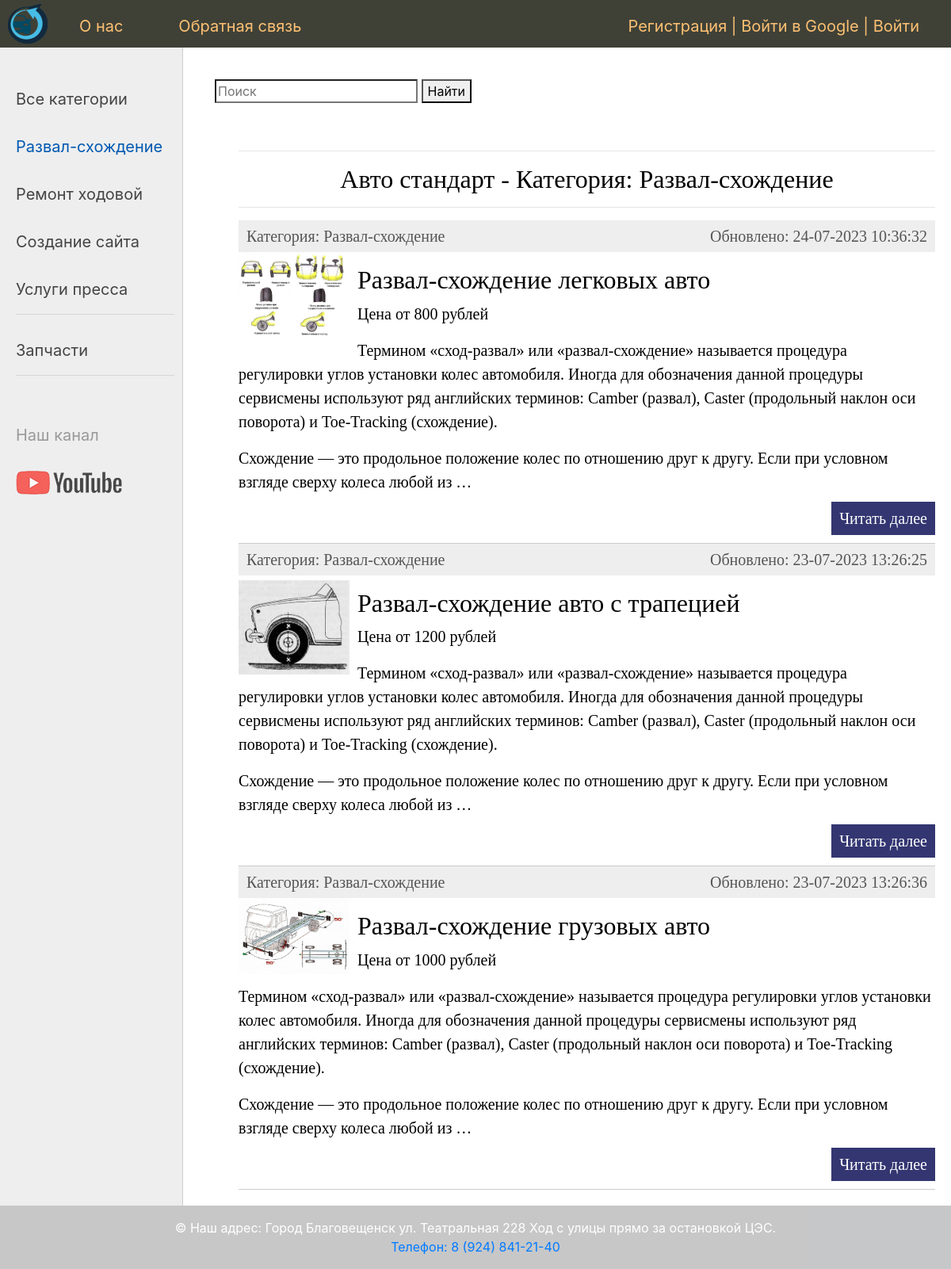
/category/razval-shozhdenie/, run on the app's committed database.
### avto_tochka/models.py (models this page shows, shortened)
class Category(models.Model):
    name = models.CharField(max_length=100, db_index=True, verbose_name='Категории услуг')
    slug = models.SlugField(max_length=255, unique=True, db_index=True, verbose_name='URL')
    def __str__(self):
        return self.name
    def get_absolute_url(self):
        return reverse('category', kwargs={'cat_slug': self.slug})
    class Meta:
        verbose_name = 'Категории услуг'
        verbose_name_plural = 'Категории услуг'

class Service(models.Model):
    title = models.CharField(max_length=255, verbose_name='Заголовок')
    slug = models.SlugField(max_length=255, unique=True, db_index=True, verbose_name='URL')
    price = models.SmallIntegerField(default=0, verbose_name='Цена')
    content = models.TextField(blank=False, verbose_name='Описание')  # Пустое = False
    photo = models.ImageField(upload_to="photos/%Y/%m/%d/", verbose_name='Фото')  # Загрузить в "photos/%Y/%m/%d/"
    time_create = models.DateTimeField(auto_now_add=True, verbose_name='Дата создания')
    time_update = models.DateTimeField(auto_now=True, verbose_name='Дата обновления')
    is_published = models.BooleanField(default=True, verbose_name='Обпуликовать')
    cat = models.ForeignKey('Category', on_delete=models.PROTECT, verbose_name='Категория')  # (cat)_id автоматом добавится
    def get_absolute_url(self):
        return reverse('service', kwargs={'service_slug': self.slug})
    class Meta:
        verbose_name = 'Услуги'
        verbose_name_plural = 'Услуги'
        ordering = ['id']

### avto_tochka/views.py (the view)
# urls.py: path('category/<slug:cat_slug>/', ServiceCategory.as_view(), name='category'),
class ServiceCategory(DataMixin, ListView):
    model = Service
    template_name = 'avto_tochka/list_services.html'
    context_object_name = 'posts'
    allow_empty = False
    def get_queryset(self):
        return Service.objects.filter(cat__slug=self.kwargs['cat_slug'], is_published=True).select_related('cat')
    def get_context_data(self, *, object_list=None, **kwargs):
        context = super().get_context_data(**kwargs)
        c = Category.objects.get(slug=self.kwargs['cat_slug'])
        c_def = self.get_user_context(title='Категория - ' + str(c.name),
                                      cat_selected=c.pk)
        return dict(list(context.items()) + list(c_def.items()))

### avto_tochka/templatetags/avto_tochka_tags.py (called while the page is built)
@register.simple_tag(name='getcat_tag')
def get_categories(filter):
        return Category.objects.filter(pk=filter)[0]

### avto_tochka/utils.py (called while the page is built)
    def get_user_context(self, **kwargs):
        context = kwargs
        cats = Category.objects.annotate(Count('service'))
        user_menu = menu.copy()
        if not self.request.user.is_superuser:
            user_menu.pop(2)
        context['menu'] = user_menu
        context['cats'] = cats  # tag для html
        if 'cat_selected' not in context:
            context['cat_selected'] = 0
        return context

### avto_tochka/templates/avto_tochka/list_services.html (shortened to what this page needs)
{% extends 'avto_tochka/base.html' %}
{% load avto_tochka_tags %}
{% block content %}
<hr>
    <h1 align="center">Авто стандарт - Категория: {% getcat_tag filter=cat_selected  %}</h1>
<hr>
<ul class="list-articles">
    {% for p in posts %}
    <li>
        <div class="article-panel">
        <p class="first">Категория: {{p.cat}}</p>
        <p class="last">Обновлено: {{p.time_update|date:"d-m-Y H:i:s"}}</p>
        </div>
        {% if p.photo %}
            <p><img class="img-article-left thumb" src="{{p.photo.url}}"></p>
        {% endif %}
        <h2>{{p.title}}</h2>
        <p>Цена от {{p.price}} рублей </p>
        {% autoescape on %}
        {{p.content|linebreaks|truncatewords:50}}
        {% endautoescape %}
        <p class="link-read-post"><a href="{{ p.get_absolute_url }}">Читать далее</a></p>
    </li>
	{% endfor %}
</ul>
{% endblock %}

### avto_tochka/templates/avto_tochka/base.html (shortened to what this page needs)
{% load static account socialaccount %}
{% load avto_tochka_tags %}
<!DOCTYPE html>
<html lang="ru">
<head>
		<link type="text/css" href="{% static 'avto_tochka/css/styles.css' %}" rel="stylesheet" />
</head>
<body>
<table class="table-page" border=0 cellpadding="0" cellspacing="0">
<tr><td valign=top>
{% block mainmenu %}
		<div class="header">
			<ul id="mainmenu" class="mainmenu">
			<li class="logo"><a href="{% url 'main' %}"><div class="logo"></div></a></li>
			{% for m in menu %}
			<li><a href="{% url m.url_name %}">{{m.title}}</a></li>
			{% endfor %}
			{% if request.user.is_authenticated %}
				<li class="last">Пользователь {{user.username}} | <a  href="{% url 'logout' %}">Выйти</a></li>
			{% else %}
				<li class="last"><a href="{% url 'register' %}">Регистрация</a> |
					<a href="{% provider_login_url 'google' %}">Войти в Google</a> |
					<a href="{% url 'login' %}">Войти</a></li>
			{% endif %}
			</ul>
		</div>
{% endblock mainmenu %}
<table class="table-content" border=0 cellpadding="0" cellspacing="0">
<tr>
<td valign="top" class="left-chapters">
	<ul id="leftchapters">
		{% if cat_selected == 0 %}
		<li class="selected">Все категории</li>
		{% else %}
				<li><a href="{% url 'main' %}">Все категории</a></li>
		{% endif %}
		{% for c in cats %}
			{% if c.service__count > 0 %}
				{% if c.pk == cat_selected %}
					<li class="selected">{{c.name}}</li>
				{% else %}
					<li><a href="{{ c.get_absolute_url }}">{{c.name}}</a></li>
				{% endif %}
			{% endif %}
		{% endfor %}
		<hr>
		<li><a  href="{% url 'car_brands' %}">Запчасти</a></li>
		<hr>
		<li class="share">
		<p>Наш канал</p>
		<a class="share-yt" href="https://www.youtube.com/@autoplustv" target="_blank" rel="nofollow"></a>
		</li>
	</ul>
</td>
<td valign="top" class="content">
	{% block breadcrumbs %}
				<form action="{% url 'search' %}" method="get">
				<input type="search" type="text" name="q" placeholder="Поиск">
				<button type="submit">Найти</button>
				</form>
	{% endblock %}
	<div class="content-text">
{% block content %}
{% endblock %}
		<link rel="stylesheet" href="https://cdn.jsdelivr.net/npm/bootstrap@4.0.0/dist/css/bootstrap.min.css">
	</div>
</td></tr></table>
</td></tr>
<tr><td valign=top>
	<footer class="bg-light text-center text-white">
  <div class="text-center p-3" style="background-color: rgba(0, 0, 0, 0.2);">
    <a class="text-white" > &copy;  Наш адрес: Город Благовещенск ул. Театральная 228 Ход с улицы прямо за остановкой ЦЭС. </a>
    <div class=phone><a href="tel:+79248412140">Телефон: 8 (924) 841-21-40</a></div>
  </div>
</footer>
</td></tr></table>
</body>
</html>

### avto_tochka/static/avto_tochka/css/styles.css (style rules this page uses)
html, body { font-family: 'Arial'; margin: 0; padding: 0; height: 100%; width: 100%; color: #444; }
a { color: #0059b2; text-decoration: none; }
img { max-width: 600px; height: auto; }
img.img-article-left { max-width: 300px; height: auto; float: left; padding: 0 10px 10px 0; }
img.img-article-left.thumb { max-width: 150px; height: auto; }
p.link-read-post { text-align: right; }
p.link-read-post a { padding: 10px; min-width: 100px; background: #333671; color: #fff; text-decoration: none; }
div.article-panel { background: #eee; padding: 5px 10px 5px 10px; box-sizing border-box; overflow: hidden; color: #555; }
div.article-panel p.first { margin: 0; float: left; }
div.article-panel p.last { margin: 0; float: right; }
ul.list-articles { list-style: none; margin: 0; padding: 0; }
ul.list-articles li { border-bottom: 1px solid #ccc; }
.table-page { width: 100%; height: 100%; vertical-align: top; }
.table-page tr { height: 100%; }
.header { background: #3F4137; height: 60px; }
.logo { background: url('../images/logo.png') no-repeat 10px 5px; width: 70px; height: 60px; }
ul.mainmenu { list-style: none; margin: 0; padding: 0; height: 60px; color: #fdc073; font-size: 20px; overflow: hidden; }
ul.mainmenu li { float: left; margin: 18px 40px 0 30px; }
ul.mainmenu li.logo { margin: 0; }
ul.mainmenu li.last { float: right; }
ul.mainmenu li a { color: #fdc073; text-decoration: none; }
.table-content { width: 100%; min-height: 100%; height: 100%; }
.left-chapters { margin: 0; background: #eee; border-right: 1px solid #ccc; min-height: 100%; }
.left-chapters ul { width: 230px; min-height: 100%; margin: 0; padding: 20px 10px 10px 20px; list-style: none; font-size: 20px; }
.left-chapters ul li { margin: 30px 0 0 0; color: #999; }
.left-chapters ul li.selected { color: #0059b2; }
.left-chapters ul li a { color: #444; text-decoration: none; }
.left-chapters ul li.share { margin: 60px 0 0 0; }
.left-chapters ul li.share p { margin: 30px 0 30px 0; }
.left-chapters ul li.share a { display: inline-block; width: 40px; height: 40px; margin: 0 20px 0 0; }
.left-chapters ul li.share a.share-yt { width: 100%; height: 30px; background: url('../images/share_yt.png') no-repeat 0 0 }
.content { padding: 40px 20px 20px 40px; width: 100%; box-sizing: border-box; }
.content-text { margin: 60px 0 0 30px; color: #000; font-size: 20px; font-family: Yandex Sans Display Light; }
.content-text h1 { font-size: 32px; }

### data on the page
Category: name "Развал-схождение"
Category: name "Ремонт ходовой"
Category: name "Создание сайта"
Category: name "Услуги пресса"
Service: cat "Развал-схождение", time_update "24-07-2023 10:36:32", photo (picture), title "Развал-схождение легковых авто", price "800", content "Термином «сход-развал» или «развал-схождение» называется процедура регулировки углов установки колес автомобиля. Иногда для обозначения данной процедуры сервисмены используют ряд английских терминов: Camber (развал), Caster (продольный наклон оси поворота) и Toe-Tracking (схождение). Схождение — это продольное положение колес по отношению друг к другу. Если при условном взгляде сверху колеса любой из …"
Service: cat "Развал-схождение", time_update "23-07-2023 13:26:25", photo (picture), title "Развал-схождение авто с трапецией", price "1200", content "Термином «сход-развал» или «развал-схождение» называется процедура регулировки углов установки колес автомобиля. Иногда для обозначения данной процедуры сервисмены используют ряд английских терминов: Camber (развал), Caster (продольный наклон оси поворота) и Toe-Tracking (схождение). Схождение — это продольное положение колес по отношению друг к другу. Если при условном взгляде сверху колеса любой из …"
Service: cat "Развал-схождение", time_update "23-07-2023 13:26:36", photo (picture), title "Развал-схождение грузовых авто", price "1000", content "Термином «сход-развал» или «развал-схождение» называется процедура регулировки углов установки колес автомобиля. Иногда для обозначения данной процедуры сервисмены используют ряд английских терминов: Camber (развал), Caster (продольный наклон оси поворота) и Toe-Tracking (схождение). Схождение — это продольное положение колес по отношению друг к другу. Если при условном взгляде сверху колеса любой из …"

### other printed values
{{ m.title }} "О нас" "Обратная связь"
